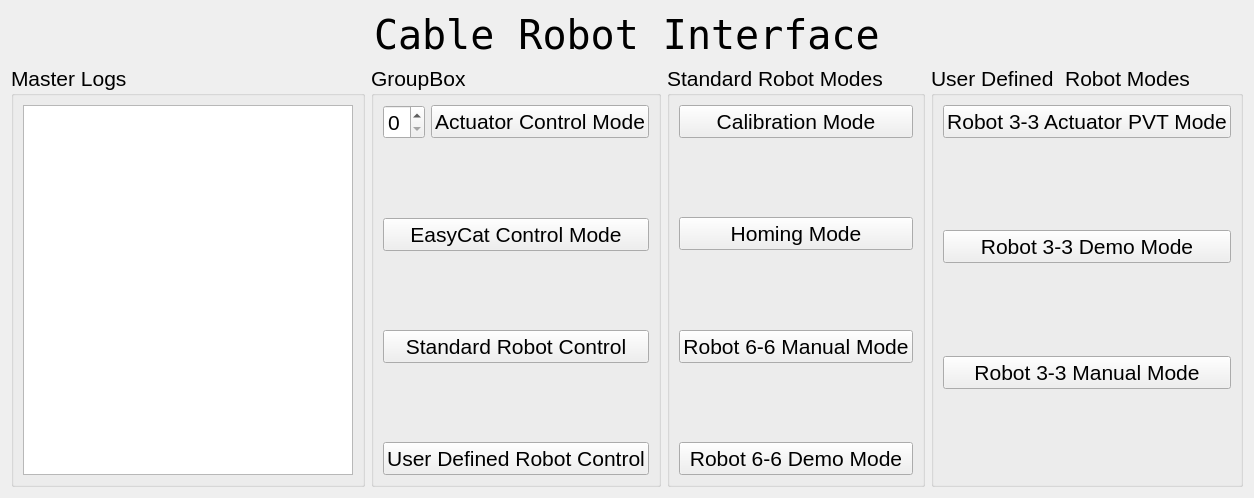
<?xml version="1.0" encoding="UTF-8"?>
<ui version="4.0">
 <class>CableRobotInterface</class>
 <widget class="QWidget" name="CableRobotInterface">
  <property name="geometry">
   <rect>
    <x>0</x>
    <y>0</y>
    <width>1254</width>
    <height>498</height>
   </rect>
  </property>
  <property name="windowTitle">
   <string>Form</string>
  </property>
  <layout class="QVBoxLayout" name="verticalLayout_5">
   <item>
    <layout class="QHBoxLayout" name="horizontalLayout">
     <item>
      <spacer name="horizontalSpacer">
       <property name="orientation">
        <enum>Qt::Horizontal</enum>
       </property>
       <property name="sizeHint" stdset="0">
        <size>
         <width>40</width>
         <height>20</height>
        </size>
       </property>
      </spacer>
     </item>
     <item>
      <widget class="QLabel" name="TitleLabel">
       <property name="font">
        <font>
         <family>DejaVu Sans Mono</family>
         <pointsize>30</pointsize>
        </font>
       </property>
       <property name="text">
        <string>Cable Robot Interface</string>
       </property>
      </widget>
     </item>
     <item>
      <spacer name="horizontalSpacer_2">
       <property name="orientation">
        <enum>Qt::Horizontal</enum>
       </property>
       <property name="sizeHint" stdset="0">
        <size>
         <width>40</width>
         <height>20</height>
        </size>
       </property>
      </spacer>
     </item>
    </layout>
   </item>
   <item>
    <layout class="QHBoxLayout" name="horizontalLayout_4">
     <item>
      <widget class="QGroupBox" name="groupBox">
       <property name="font">
        <font>
         <pointsize>16</pointsize>
        </font>
       </property>
       <property name="title">
        <string>Master Logs</string>
       </property>
       <layout class="QVBoxLayout" name="verticalLayout">
        <item>
         <widget class="QTextBrowser" name="MasterLogBrowser"/>
        </item>
       </layout>
      </widget>
     </item>
     <item>
      <widget class="QGroupBox" name="groupBox_2">
       <property name="font">
        <font>
         <pointsize>16</pointsize>
        </font>
       </property>
       <property name="title">
        <string>GroupBox</string>
       </property>
       <layout class="QVBoxLayout" name="verticalLayout_2">
        <item>
         <layout class="QHBoxLayout" name="horizontalLayout_3">
          <item>
           <widget class="QSpinBox" name="MotorSpinBox">
            <property name="maximum">
             <number>5</number>
            </property>
           </widget>
          </item>
          <item>
           <widget class="QPushButton" name="ActuatorControlButton">
            <property name="text">
             <string>Actuator Control Mode</string>
            </property>
           </widget>
          </item>
         </layout>
        </item>
        <item>
         <spacer name="verticalSpacer">
          <property name="orientation">
           <enum>Qt::Vertical</enum>
          </property>
          <property name="sizeHint" stdset="0">
           <size>
            <width>20</width>
            <height>64</height>
           </size>
          </property>
         </spacer>
        </item>
        <item>
         <widget class="QPushButton" name="EasyCatButton">
          <property name="text">
           <string>EasyCat Control Mode</string>
          </property>
         </widget>
        </item>
        <item>
         <spacer name="verticalSpacer_7">
          <property name="orientation">
           <enum>Qt::Vertical</enum>
          </property>
          <property name="sizeHint" stdset="0">
           <size>
            <width>20</width>
            <height>64</height>
           </size>
          </property>
         </spacer>
        </item>
        <item>
         <widget class="QPushButton" name="StandardRobotButton">
          <property name="text">
           <string>Standard Robot Control</string>
          </property>
          <property name="checkable">
           <bool>true</bool>
          </property>
         </widget>
        </item>
        <item>
         <spacer name="verticalSpacer_9">
          <property name="orientation">
           <enum>Qt::Vertical</enum>
          </property>
          <property name="sizeHint" stdset="0">
           <size>
            <width>20</width>
            <height>64</height>
           </size>
          </property>
         </spacer>
        </item>
        <item>
         <widget class="QPushButton" name="UserRobotButton">
          <property name="text">
           <string>User Defined Robot Control</string>
          </property>
          <property name="checkable">
           <bool>true</bool>
          </property>
         </widget>
        </item>
       </layout>
      </widget>
     </item>
     <item>
      <widget class="QGroupBox" name="StandardModesBlock">
       <property name="font">
        <font>
         <pointsize>16</pointsize>
        </font>
       </property>
       <property name="title">
        <string>Standard Robot Modes </string>
       </property>
       <layout class="QVBoxLayout" name="verticalLayout_4">
        <item>
         <widget class="QPushButton" name="CalibrationButton">
          <property name="text">
           <string>Calibration Mode</string>
          </property>
         </widget>
        </item>
        <item>
         <spacer name="verticalSpacer_2">
          <property name="orientation">
           <enum>Qt::Vertical</enum>
          </property>
          <property name="sizeHint" stdset="0">
           <size>
            <width>20</width>
            <height>65</height>
           </size>
          </property>
         </spacer>
        </item>
        <item>
         <widget class="QPushButton" name="HomingButton">
          <property name="text">
           <string>Homing Mode</string>
          </property>
         </widget>
        </item>
        <item>
         <spacer name="verticalSpacer_3">
          <property name="orientation">
           <enum>Qt::Vertical</enum>
          </property>
          <property name="sizeHint" stdset="0">
           <size>
            <width>20</width>
            <height>65</height>
           </size>
          </property>
         </spacer>
        </item>
        <item>
         <widget class="QPushButton" name="Robot66ManualButton">
          <property name="text">
           <string>Robot 6-6 Manual Mode</string>
          </property>
         </widget>
        </item>
        <item>
         <spacer name="verticalSpacer_4">
          <property name="orientation">
           <enum>Qt::Vertical</enum>
          </property>
          <property name="sizeHint" stdset="0">
           <size>
            <width>20</width>
            <height>65</height>
           </size>
          </property>
         </spacer>
        </item>
        <item>
         <widget class="QPushButton" name="Robot66DemoButton">
          <property name="text">
           <string>Robot 6-6 Demo Mode</string>
          </property>
         </widget>
        </item>
       </layout>
      </widget>
     </item>
     <item>
      <widget class="QGroupBox" name="UserModesBlock">
       <property name="font">
        <font>
         <pointsize>16</pointsize>
        </font>
       </property>
       <property name="title">
        <string>User Defined  Robot Modes</string>
       </property>
       <layout class="QHBoxLayout" name="horizontalLayout_2">
        <item>
         <layout class="QVBoxLayout" name="verticalLayout_3">
          <item>
           <widget class="QPushButton" name="Robot33ActuatorPvtButton">
            <property name="text">
             <string>Robot 3-3 Actuator PVT Mode</string>
            </property>
           </widget>
          </item>
          <item>
           <spacer name="verticalSpacer_5">
            <property name="orientation">
             <enum>Qt::Vertical</enum>
            </property>
            <property name="sizeHint" stdset="0">
             <size>
              <width>20</width>
              <height>40</height>
             </size>
            </property>
           </spacer>
          </item>
          <item>
           <widget class="QPushButton" name="Robot33AutomaticButton">
            <property name="text">
             <string>Robot 3-3 Demo Mode</string>
            </property>
           </widget>
          </item>
          <item>
           <spacer name="verticalSpacer_6">
            <property name="orientation">
             <enum>Qt::Vertical</enum>
            </property>
            <property name="sizeHint" stdset="0">
             <size>
              <width>20</width>
              <height>40</height>
             </size>
            </property>
           </spacer>
          </item>
          <item>
           <widget class="QPushButton" name="Robot33ManualButton">
            <property name="text">
             <string>Robot 3-3 Manual Mode</string>
            </property>
           </widget>
          </item>
          <item>
           <spacer name="verticalSpacer_8">
            <property name="orientation">
             <enum>Qt::Vertical</enum>
            </property>
            <property name="sizeHint" stdset="0">
             <size>
              <width>20</width>
              <height>40</height>
             </size>
            </property>
           </spacer>
          </item>
         </layout>
        </item>
       </layout>
      </widget>
     </item>
    </layout>
   </item>
  </layout>
 </widget>
 <resources/>
 <connections/>
</ui>
